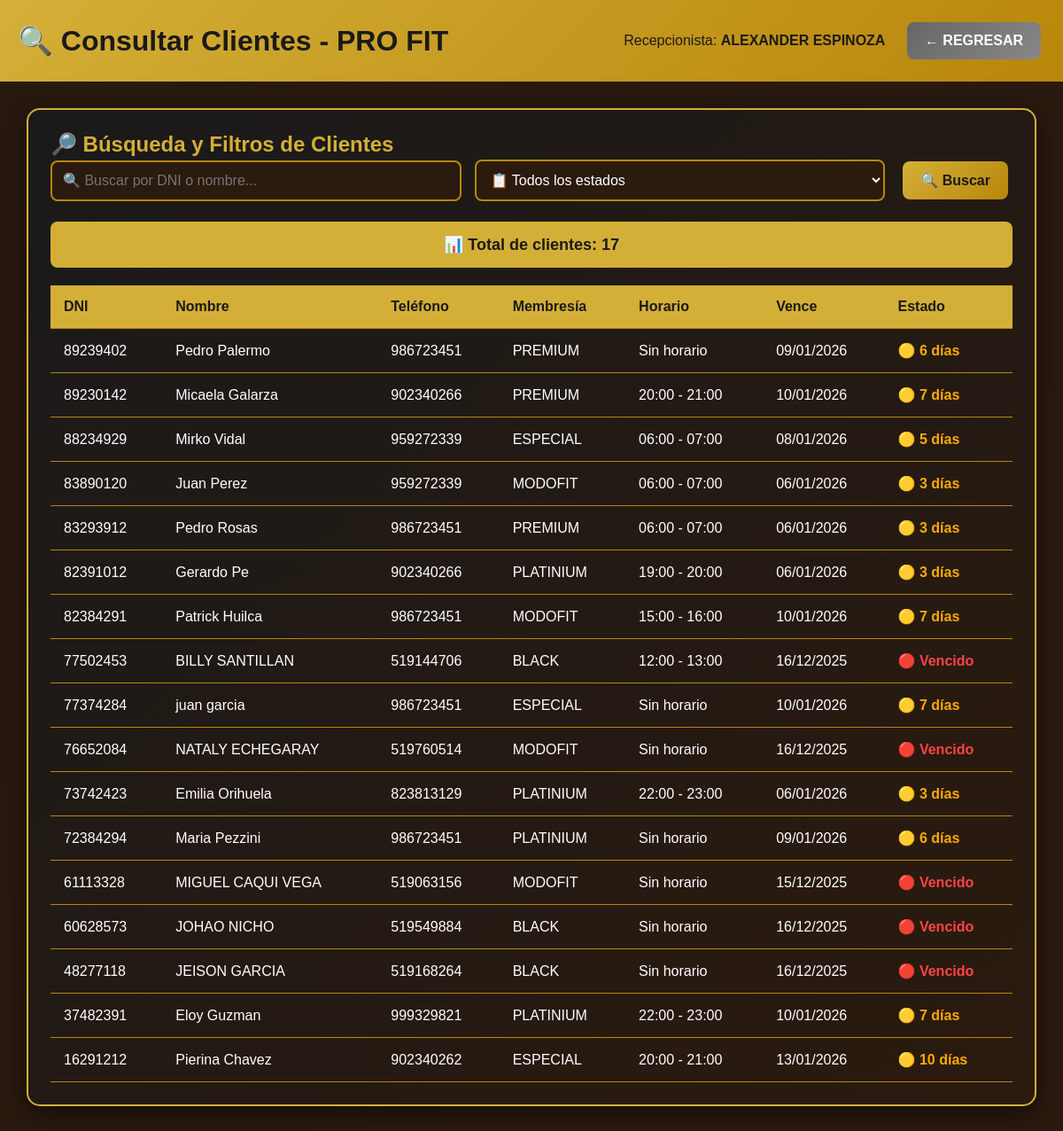
Page /empleado/consultas.php (signed in) on the committed database.
### tables this page shows
CREATE TABLE `membresia` (
  `Cod_Membresia` int(11) NOT NULL,
  `Fecha_Inicio` date DEFAULT NULL,
  `Fecha_Fin` date DEFAULT NULL,
  `Precio` decimal(10,2) DEFAULT NULL,
  `DNI_Cliente` char(8) DEFAULT NULL,
  `Cod_Pago` int(11) DEFAULT NULL,
  `Cod_Documento` int(11) DEFAULT NULL,
  `Cod_Estado` int(11) DEFAULT NULL,
  `Cod_Tipo_Membresia` int(11) DEFAULT NULL,
  `Estado` int(11) DEFAULT NULL
);

CREATE TABLE `cliente` (
  `DNI` char(8) NOT NULL,
  `Nombre` varchar(30) DEFAULT NULL,
  `Sexo` varchar(10) DEFAULT NULL,
  `Telefono` varchar(9) DEFAULT NULL,
  `Direccion` varchar(50) DEFAULT NULL,
  `Estado` int(11) DEFAULT NULL
);

CREATE TABLE `horario` (
  `Cod_Horario` int(11) NOT NULL,
  `Turno` varchar(25) DEFAULT NULL,
  `Fecha` date DEFAULT NULL,
  `Estado` int(11) DEFAULT NULL,
  `Cod_Coach` int(8) DEFAULT NULL
);

### empleado/consultas.php (the view, shortened to what this page needs)
<?php
require_once '../conexion.php';
$usuario = $_SESSION['usuario'];
$busqueda = isset($_GET['busqueda']) ? trim($_GET['busqueda']) : '';
$sql = "SELECT c.DNI, c.Nombre, c.Telefono, c.Sexo, c.Direccion,
        m.Cod_Tipo_Membresia,
        m.Fecha_Fin, m.Fecha_Inicio,
        h.Turno,
        DATEDIFF(m.Fecha_Fin, CURDATE()) as Dias_Restantes
        FROM CLIENTE c
        LEFT JOIN MEMBRESIA m ON c.DNI = m.DNI_Cliente AND m.Estado = 1
        LEFT JOIN DETALLE_CLIENTE_H dch ON c.DNI = dch.DNI_Cliente AND dch.Estado = 1
        LEFT JOIN HORARIO h ON dch.Cod_Horario = h.Cod_Horario
        WHERE c.Estado = 1";
$sql .= " ORDER BY c.DNI DESC";
if (!empty($busqueda)) {
    $stmt = $conexion->prepare($sql);
    if ($stmt) {
        $busqueda_like = "%" . $busqueda . "%";
        $stmt->bind_param("ss", $busqueda_like, $busqueda_like);
        $stmt->execute();
        $resultado = $stmt->get_result();
    } else {
        die("Error en la consulta SQL: " . $conexion->error);
    }
} else {
    $resultado = $conexion->query($sql);
}
$tipos_membresia = array(
    1 => 'BLACK',
    2 => 'ESPECIAL',
    3 => 'MODOFIT',
    4 => 'PLATINIUM',
    5 => 'PREMIUM'
);
$total_clientes = $resultado ? $resultado->num_rows : 0;
?>
<!DOCTYPE html>
<html lang="es">
<head>
</head>
<body>
    <div class="header">
        <h1>🔍 Consultar Clientes - PRO FIT</h1>
        <div>
            <span style="color: #1a1a1a; margin-right: 15px;">
                Recepcionista: <strong><?php echo htmlspecialchars($usuario['nombre']); ?></strong>
            </span>
            <a href="../dashboard.php" class="btn btn-back">← REGRESAR</a>
        </div>
    </div>
    <div class="container">
        <div class="card">
            <h2>🔎 Búsqueda y Filtros de Clientes</h2>
            <form method="GET" action="">
                <div class="filtros">
                    <input type="text" name="busqueda" value="<?php echo htmlspecialchars($busqueda); ?>"
                        placeholder="🔍 Buscar por DNI o nombre..." autocomplete="off">
                    <select name="estado">
                        <option value="">📋 Todos los estados</option>
                    </select>
                    <button type="submit" class="btn">🔍 Buscar</button>
                </div>
            </form>
            <div class="total-clientes">
                📊 Total de clientes: <strong><?php echo $total_clientes; ?></strong>
            </div>
            <table>
                <thead>
                    <tr>
                        <th>DNI</th>
                        <th>Nombre</th>
                        <th>Teléfono</th>
                        <th>Membresía</th>
                        <th>Horario</th>
                        <th>Vence</th>
                        <th>Estado</th>
                    </tr>
                </thead>
                <tbody>
                    <?php
                    if ($resultado && $resultado->num_rows > 0) {
                        $resultado->data_seek(0);
                        while ($fila = $resultado->fetch_assoc()) {
                            $dias = $fila['Dias_Restantes'];
                            $cod_tipo = $fila['Cod_Tipo_Membresia'];
                            $nombre_membresia = isset($tipos_membresia[$cod_tipo]) ? $tipos_membresia[$cod_tipo] : 'Sin membresía';
                            if ($dias === null || $dias < 0) {
                                $clase_estado = 'vencido';
                                $texto_estado = '🔴 Vencido';
                            } elseif ($dias <= 10) {
                                $clase_estado = 'por-vencer';
                                $texto_estado = '🟡 ' . $dias . ' días';
                            } else {
                                $clase_estado = 'activo';
                                $texto_estado = '🟢 ' . $dias . ' días';
                            }
                            echo "<tr>";
                            echo "<td>" . htmlspecialchars($fila['DNI']) . "</td>";
                            echo "<td>" . htmlspecialchars($fila['Nombre']) . "</td>";
                            echo "<td>" . htmlspecialchars($fila['Telefono']) . "</td>";
                            echo "<td>" . htmlspecialchars($nombre_membresia) . "</td>";
                            echo "<td>" . htmlspecialchars($fila['Turno'] ?? 'Sin horario') . "</td>";
                            echo "<td>" . ($fila['Fecha_Fin'] ? date('d/m/Y', strtotime($fila['Fecha_Fin'])) : 'N/A') . "</td>";
                            echo "<td class='$clase_estado'>$texto_estado</td>";
                            echo "</tr>";
                        }
                    } else {
                        echo '<tr><td colspan="7" style="text-align: center; color: #888; padding: 30px;">';
                        echo '❌ No se encontraron clientes';
                        echo '</td></tr>';
                    }
                    ?>
                </tbody>
            </table>
        </div>
    </div>
</body>
</html>

### empleado/consultas.php (style rules this page uses)
* { margin: 0; padding: 0; box-sizing: border-box; }
body { font-family: Arial, sans-serif; background: linear-gradient(135deg, #1a1a1a 0%, #2b1a0e 100%); min-height: 100vh; color: #d4af37; }
.header { background: linear-gradient(135deg, #d4af37 0%, #b8860b 100%); color: #1a1a1a; padding: 20px; display: flex; justify-content: space-between; align-items: center; }
.container { padding: 30px; background: rgba(43, 26, 14, 0.8); min-height: calc(100vh - 80px); }
.card { background: linear-gradient(135deg, #1a1a1a, #2b1a0e); padding: 25px; border-radius: 15px; margin-bottom: 25px; box-shadow: 0 8px 25px rgba(0, 0, 0, 0.5); border: 2px solid #d4af37; }
.btn { padding: 12px 20px; background: linear-gradient(135deg, #d4af37, #b8860b); color: #1a1a1a; border: none; border-radius: 8px; cursor: pointer; font-weight: bold; margin: 5px; text-decoration: none; display: inline-block; font-size: 16px; }
.btn-back { background: linear-gradient(135deg, #666, #888); color: white; }
.filtros { display: grid; grid-template-columns: 1fr 1fr auto; gap: 15px; margin-bottom: 20px; align-items: center; }
input, select { padding: 12px; background: #2b1a0e; border: 2px solid #b8860b; border-radius: 8px; color: white; font-size: 16px; }
table { width: 100%; border-collapse: collapse; margin-top: 20px; color: white; }
th, td { padding: 15px; text-align: left; border-bottom: 1px solid #b8860b; }
th { background: #d4af37; color: #1a1a1a; font-weight: bold; }
.por-vencer { color: #ffaa00; font-weight: bold; }
.vencido { color: #ff4444; font-weight: bold; }
.total-clientes { background: #d4af37; color: #1a1a1a; padding: 15px; border-radius: 8px; text-align: center; font-size: 18px; font-weight: bold; margin-bottom: 15px; }

### rows in the picture
membresia: DNI_Cliente.DNI "89239402", DNI_Cliente.Nombre "Pedro Palermo", DNI_Cliente.Telefono "986723451", Cod_Tipo_Membresia "PREMIUM", Turno "Sin horario", Fecha_Fin "09/01/2026", texto_estado "🟡 6 días"
cliente: DNI "89230142", Nombre "Micaela Galarza", Telefono "902340266", membresia.Cod_Tipo_Membresia "PREMIUM", horario.Turno "20:00 - 21:00", membresia.Fecha_Fin "10/01/2026", texto_estado "🟡 7 días"
cliente: DNI "88234929", Nombre "Mirko Vidal", Telefono "959272339", membresia.Cod_Tipo_Membresia "ESPECIAL", horario.Turno "06:00 - 07:00", membresia.Fecha_Fin "08/01/2026", texto_estado "🟡 5 días"
cliente: DNI "83890120", Nombre "Juan Perez", Telefono "959272339", membresia.Cod_Tipo_Membresia "MODOFIT", horario.Turno "06:00 - 07:00", membresia.Fecha_Fin "06/01/2026", texto_estado "🟡 3 días"
cliente: DNI "83293912", Nombre "Pedro Rosas", Telefono "986723451", membresia.Cod_Tipo_Membresia "PREMIUM", horario.Turno "06:00 - 07:00", membresia.Fecha_Fin "06/01/2026", texto_estado "🟡 3 días"
cliente: DNI "82391012", Nombre "Gerardo Pe", Telefono "902340266", membresia.Cod_Tipo_Membresia "PLATINIUM", horario.Turno "19:00 - 20:00", membresia.Fecha_Fin "06/01/2026", texto_estado "🟡 3 días"
cliente: DNI "82384291", Nombre "Patrick Huilca", Telefono "986723451", membresia.Cod_Tipo_Membresia "MODOFIT", horario.Turno "15:00 - 16:00", membresia.Fecha_Fin "10/01/2026", texto_estado "🟡 7 días"
cliente: DNI "77502453", Nombre "BILLY SANTILLAN", Telefono "519144706", membresia.Cod_Tipo_Membresia "BLACK", horario.Turno "12:00 - 13:00", membresia.Fecha_Fin "16/12/2025", texto_estado "🔴 Vencido"
membresia: DNI_Cliente.DNI "77374284", DNI_Cliente.Nombre "juan garcia", DNI_Cliente.Telefono "986723451", Cod_Tipo_Membresia "ESPECIAL", Turno "Sin horario", Fecha_Fin "10/01/2026", texto_estado "🟡 7 días"
membresia: DNI_Cliente.DNI "76652084", DNI_Cliente.Nombre "NATALY ECHEGARAY", DNI_Cliente.Telefono "519760514", Cod_Tipo_Membresia "MODOFIT", Turno "Sin horario", Fecha_Fin "16/12/2025", texto_estado "🔴 Vencido"
cliente: DNI "73742423", Nombre "Emilia Orihuela", Telefono "823813129", membresia.Cod_Tipo_Membresia "PLATINIUM", horario.Turno "22:00 - 23:00", membresia.Fecha_Fin "06/01/2026", texto_estado "🟡 3 días"
membresia: DNI_Cliente.DNI "72384294", DNI_Cliente.Nombre "Maria Pezzini", DNI_Cliente.Telefono "986723451", Cod_Tipo_Membresia "PLATINIUM", Turno "Sin horario", Fecha_Fin "09/01/2026", texto_estado "🟡 6 días"
membresia: DNI_Cliente.DNI "61113328", DNI_Cliente.Nombre "MIGUEL CAQUI VEGA", DNI_Cliente.Telefono "519063156", Cod_Tipo_Membresia "MODOFIT", Turno "Sin horario", Fecha_Fin "15/12/2025", texto_estado "🔴 Vencido"
membresia: DNI_Cliente.DNI "60628573", DNI_Cliente.Nombre "JOHAO NICHO", DNI_Cliente.Telefono "519549884", Cod_Tipo_Membresia "BLACK", Turno "Sin horario", Fecha_Fin "16/12/2025", texto_estado "🔴 Vencido"
membresia: DNI_Cliente.DNI "48277118", DNI_Cliente.Nombre "JEISON GARCIA", DNI_Cliente.Telefono "519168264", Cod_Tipo_Membresia "BLACK", Turno "Sin horario", Fecha_Fin "16/12/2025", texto_estado "🔴 Vencido"
cliente: DNI "37482391", Nombre "Eloy Guzman", Telefono "999329821", membresia.Cod_Tipo_Membresia "PLATINIUM", horario.Turno "22:00 - 23:00", membresia.Fecha_Fin "10/01/2026", texto_estado "🟡 7 días"
cliente: DNI "16291212", Nombre "Pierina Chavez", Telefono "902340262", membresia.Cod_Tipo_Membresia "ESPECIAL", horario.Turno "20:00 - 21:00", membresia.Fecha_Fin "13/01/2026", texto_estado "🟡 10 días"

### other values in the picture
$usuario['nombre'] "ALEXANDER ESPINOZA"
$total_clientes "17"
